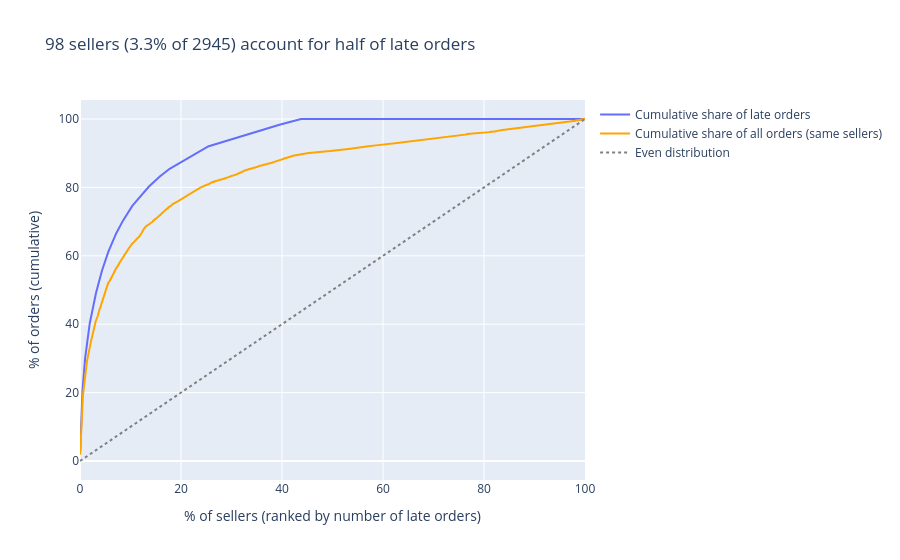

The cell this chart's notebook holds for it:
### Markdown cell above
## 4. On whom to intervene? Sellers

Grain is (order, seller): an order with items from several sellers counts for each of them. The curves rank sellers by number of late orders: the blue one is their cumulative share of late orders, the orange one is the cumulative share of *all* orders handled by the same sellers. Large sellers have more late orders simply because they ship more, so the gap between the two curves is the real excess concentration of lateness. The table ranks sellers by late rate, among those with at least 30 orders.

### Code cell
sellers = q("q05_sellers_ranking.sql")

ranked = sellers.sort_values("late_orders", ascending=False).reset_index(drop=True)
ranked["seller_share"] = 100 * (ranked.index + 1) / len(ranked)
ranked["cum_late_share"] = 100 * ranked["late_orders"].cumsum() / ranked["late_orders"].sum()
ranked["cum_order_share"] = 100 * ranked["n_orders"].cumsum() / ranked["n_orders"].sum()
k50 = int((ranked["cum_late_share"] >= 50).idxmax()) + 1

fig = go.Figure()
fig.add_trace(go.Scatter(x=ranked["seller_share"], y=ranked["cum_late_share"], mode="lines",
                         name="Cumulative share of late orders"))
fig.add_trace(go.Scatter(x=ranked["seller_share"], y=ranked["cum_order_share"], mode="lines",
                         line=dict(color="orange"), name="Cumulative share of all orders (same sellers)"))
fig.add_trace(go.Scatter(x=[0, 100], y=[0, 100], mode="lines", line=dict(color="grey", dash="dot"),
                         name="Even distribution"))
fig.update_xaxes(title="% of sellers (ranked by number of late orders)")
fig.update_yaxes(title="% of orders (cumulative)")
fig.update_layout(title=f"{k50} sellers ({100 * k50 / len(ranked):.1f}% of {len(ranked)}) account for half of late orders")
save(fig, "seller_pareto")

# concentration figures to quote in the README: late orders vs all orders of the same sellers
for pct in (10, 20):
    m = ranked["seller_share"] <= pct
    print(f"Top {pct}% of sellers: {ranked.loc[m, 'cum_late_share'].max():.0f}% of late orders, "
          f"{ranked.loc[m, 'cum_order_share'].max():.0f}% of all orders")

top_rate = (sellers[sellers["meets_min_sample"]]
            .sort_values("rank_late_rate")
            .head(10)
            .round({"perc_late_orders": 1}))
top_rate

### Figure 1 — Plotly figure (JSON) as saved in the notebook; plotly's stock layout.template omitted (floating-point values rounded to 4 significant figures; data arrays with more than 128 entries replaced by an {"elided": "..."} marker saying what was removed)
{"data": [{"mode": "lines", "name": "Cumulative share of late orders", "type": "scatter", "x": {"elided": "2945 float values"}, "y": {"elided": "2945 float values"}}, {"line": {"color": "orange"}, "mode": "lines", "name": "Cumulative share of all orders (same sellers)", "type": "scatter", "x": {"elided": "2945 float values"}, "y": {"elided": "2945 float values"}}, {"line": {"color": "grey", "dash": "dot"}, "mode": "lines", "name": "Even distribution", "type": "scatter", "x": [0, 100], "y": [0, 100]}], "layout": {"title": {"text": "98 sellers (3.3% of 2945) account for half of late orders"}, "xaxis": {"title": {"text": "% of sellers (ranked by number of late orders)"}}, "yaxis": {"title": {"text": "% of orders (cumulative)"}}}}
